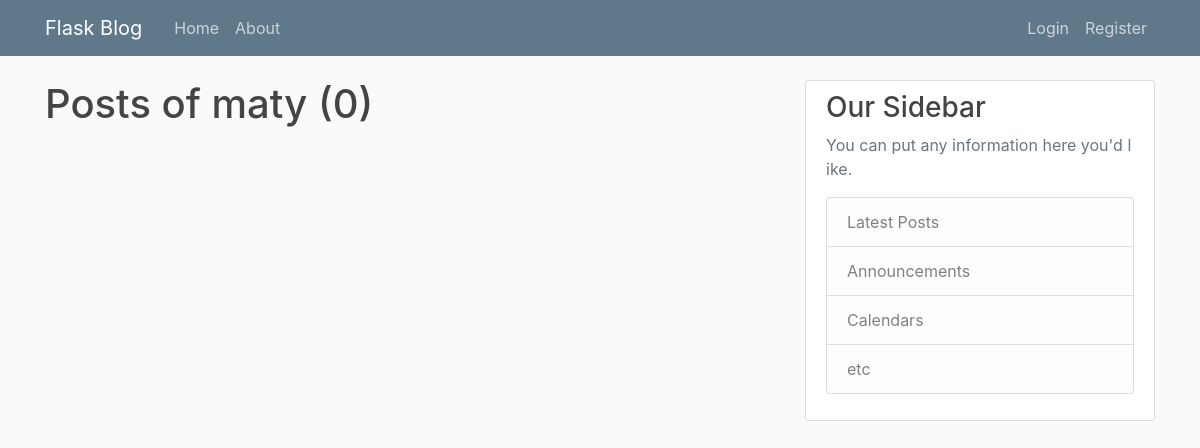
The page /user/maty on the database as committed earlier.
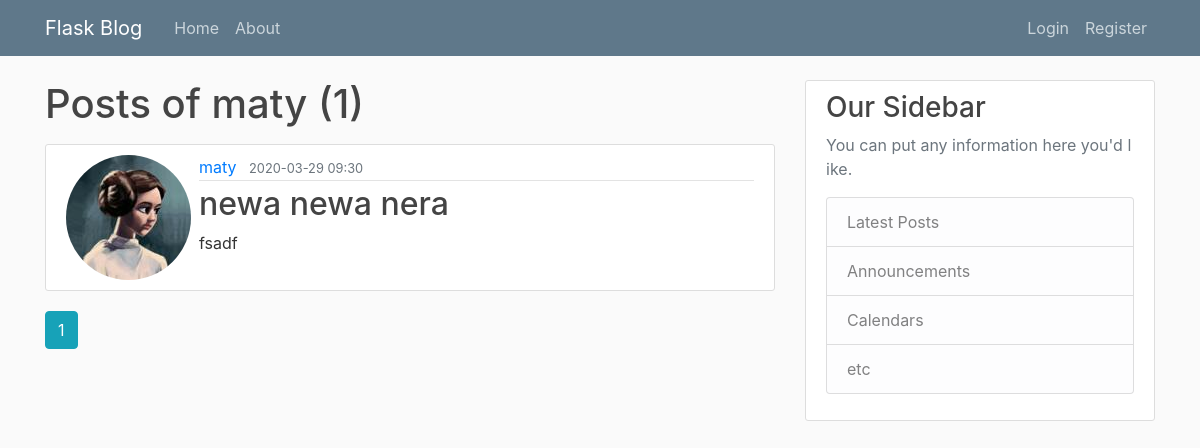
The same page on the database as committed later.
### flaskblog/models.py (models this page shows, shortened)
class Post(db.Model):
    id = db.Column(db.Integer, primary_key=True)
    title = db.Column(db.String(100), nullable=False)
    date_posted = db.Column(db.DateTime, nullable=False, default=dt.utcnow)
    content = db.Column(db.Text, nullable=False)
    user_id = db.Column(db.Integer, db.ForeignKey('user.id'), nullable=False)

class User(db.Model, UserMixin):
    id = db.Column(db.Integer, primary_key=True)
    username = db.Column(db.String(20), unique=True, nullable=False)
    email = db.Column(db.String(120), unique=True, nullable=False)
    image_file = db.Column(db.String(20), nullable=False,
                           default='default.jpeg')
    password = db.Column(db.String(60), nullable=False)
    posts = db.relationship('Post', backref='author', lazy=True)

### flaskblog/users/routes.py (the view)
@users.route('/user/<string:username>')
def user_posts(username):
    page = request.args.get('page', 1, type=int)
    user = User.query.filter_by(username=username).first_or_404()
    posts = Post.query.filter_by(author=user)\
        .order_by(Post.date_posted.desc())\
        .paginate(page=page, per_page=5)
    return render_template('user_posts.html', posts=posts, user=user)

### flaskblog/templates/user_posts.html
{% extends 'layout.html' %} {% block content %}
<h1 class="mb-3">Posts of {{ user.username }} ({{ posts.total }})</h1>
{% for post in posts.items %}
<article class="media content-section">
    <img class="rounded-circle article-image" src="{{ url_for('static', filename='profile_pics/' + post.author.image_file) }}">
    <div class="media-body ml-2">
        <div class="article-metadata">
            <a class="mr-2" href="{{ url_for('users.user_posts', username=post.author.username) }}">{{ post.author.username }}</a>
            <small class="text-muted">{{ post.date_posted.strftime('%Y-%m-%d %H:%M') }}</small>
        </div>
        <h2><a class="article-title" href="{{ url_for('posts.post', post_id=post.id) }}">{{ post.title }}</a></h2>
        <p class="article-content">{{ post.content }}</p>
    </div>
</article>
{% endfor %} {% for page_num in posts.iter_pages(left_edge=1, right_edge=1, left_current=1, right_current=2) %} {% if page_num %} {% if posts.page == page_num %}
<a class="btn btn-info mb-4" href="{{ url_for('users.user_posts', page=page_num, username=user.username) }}">{{ page_num }}</a> {% else %}
<a class="btn btn-outline-info mb-4" href="{{ url_for('users.user_posts', page=page_num, username=user.username) }}">{{ page_num }}</a> {% endif %} {% else %} ... {% endif %} {% endfor %} {% endblock content %}

Rows that differ between the two databases and show on the page:
added Post: image_file (picture), author.username "maty", date_posted "2020-03-29 09:30", title "newa newa nera", content "fsadf"
Other text that changed with them:
{{ posts.total }}: "0" → "1"
new list line: "1"
